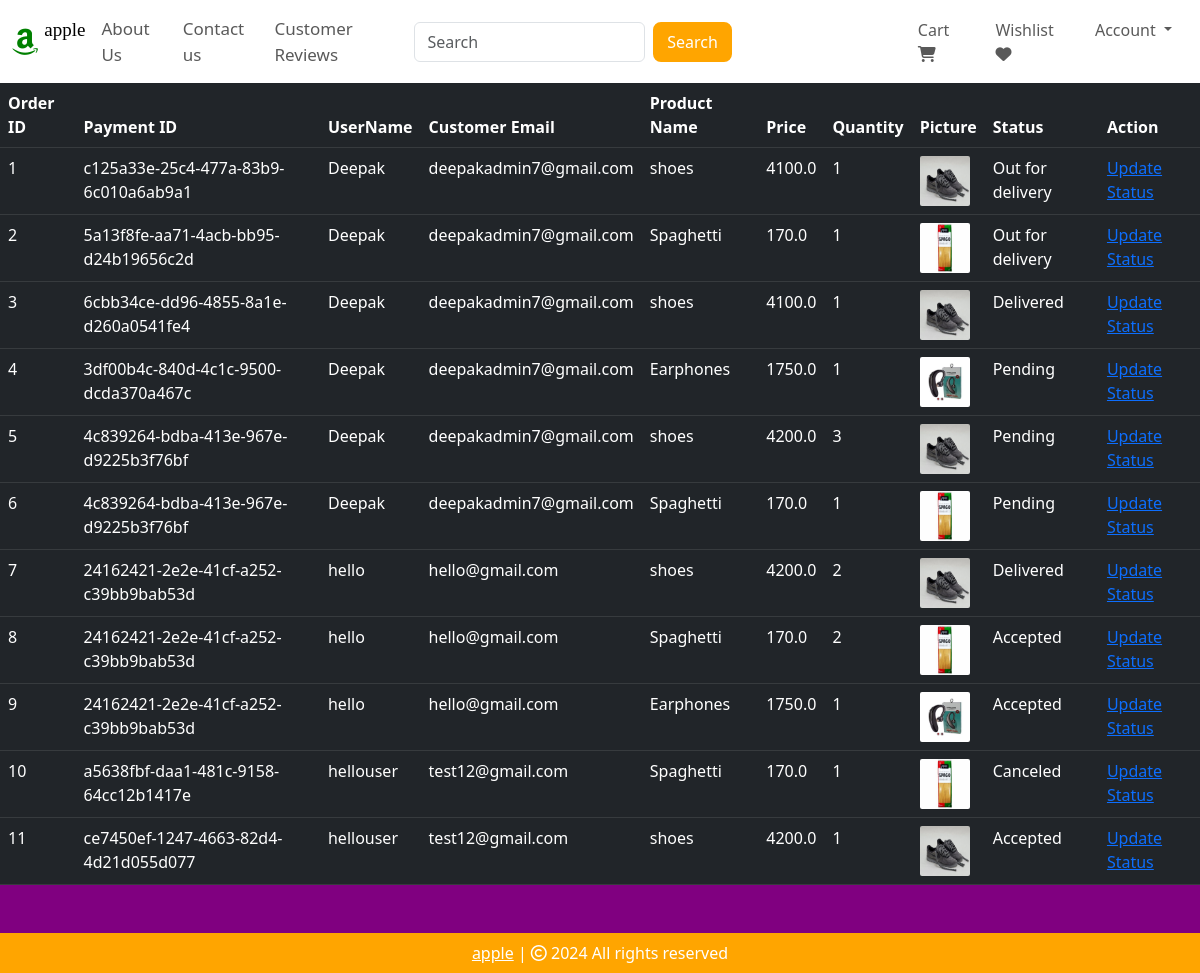
Page /view-orders (signed in) on the committed database.
### website/models.py (models this page shows, shortened)
class Order(db.Model):
    id= db.Column(db.Integer, primary_key= True)
    quantity= db.Column(db.Integer, nullable= False)
    price= db.Column(db.Float, nullable=False)
    status= db.Column(db.String(100), nullable= False)
    payment_id= db.Column(db.String(1000), nullable= False)
    customer_link= db.Column(db.Integer, db.ForeignKey('customer.id'), nullable=False)
    product_link= db.Column(db.Integer, db.ForeignKey('product.id'), nullable= False)

class Customer(db.Model, UserMixin ):
    id= db.Column(db.Integer, primary_key= True)
    email= db.Column(db.String(100), unique= True)
    username= db.Column(db.String(100))
    password_hash= db.Column(db.String(150))
    date_joined= db.Column(db.DateTime(), default= datetime.utcnow)
    cart_items= db.relationship('Cart', backref= db.backref('customer', lazy=True))
    orders= db.relationship('Order', backref= db.backref('customer', lazy= True))
    @property
    def password(self):
        raise AttributeError('Password is not a readable Attribute')

class Product(db.Model):
    id = db.Column(db.Integer, primary_key=True)
    product_name = db.Column(db.String(100), nullable=False)
    current_price = db.Column(db.Float, nullable=False)
    previous_price = db.Column(db.Float)
    in_stock = db.Column(db.Integer)
    product_picture = db.Column(db.String(255), nullable=True)
    flash_sale = db.Column(db.Boolean, default=False)
    date_added = db.Column(db.DateTime, default=datetime.utcnow)
    category_id = db.Column(
        db.Integer,
        db.ForeignKey('category.id', name='fk_category_product'),
        nullable=False,
    ) # ForeignKey to Category
    carts = db.relationship('Cart', backref=db.backref('product', lazy=True))
    orders = db.relationship('Order', backref=db.backref('product', lazy=True))

### website/admin.py (the view)
@admin.route('/view-orders')
@login_required
def order_view():
    if current_user.id == 3:
        orders = Order.query.all()
        return render_template('view_orders.html', orders=orders)
    return render_template('404.html')

### website/__init__.py (called while the page is built)
def create_app():
    app = Flask(__name__)
    app.config['SECRET_KEY'] = 'willofD'
    app.config['SQLALCHEMY_DATABASE_URI'] = f'sqlite:///{DB_NAME}'
    db.init_app(app)
    migrate = Migrate(app, db)
    @app.errorhandler(404)
    def page_not_found(error):
        return render_template('404.html')
    login_manager = LoginManager()
    login_manager.init_app(app)
    login_manager.login_view = 'auth.login'
    @login_manager.user_loader
    def load_user(id):
        return Customer.query.get(int(id))
    from .views import views
    from .auth import auth
    from .admin import admin
    from .models import Customer, Cart, Product, Order
    app.register_blueprint(views, url_prefix='/')
    app.register_blueprint(auth, url_prefix='/')
    app.register_blueprint(admin, url_prefix='/')
    return app

### website/templates/view_orders.html (shortened to what this page needs)
{% extends 'base.html' %}
{% block body %}
<table class="table table-dark table-hover">
    <thead>
        <tr>
            <th scope="col">Order ID</th>
            <th scope="col">Payment ID</th>
            <th scope="col">UserName</th>
            <th scope="col">Customer Email</th>
            <th scope="col">Product Name</th>
            <th scope="col">Price</th>
            <th scope="col">Quantity</th>
            <th scope="col">Picture</th>
            <th scope="col">Status</th>
            <th scope="col">Action</th>
        </tr>
    </thead>
    <tbody>
        {% for order in orders %}
        <tr>
            <td>{{ order.id }}</td>
            <td>{{ order.payment_id }}</td>
            <td>{{ order.customer.username }}</td>
            <td>{{ order.customer.email }}</td>
            <td>{{ order.product.product_name }}</td>
            <td>{{ order.price }}</td>
            <td>{{ order.quantity }}</td>
            <td><img src="{{ order.product.product_picture }}" alt="" style="height: 50px; width: 50px; border-radius: 2px;"></td>
            <td>{{ order.status}}</td>
            <td>
                <a href="/update-order/{{ order.id }}">Update Status</a>
            </td>
        </tr>
        {% endfor %}
    </tbody>
</table>
{% endblock %}

### rows in the picture
Order: id "1", payment_id "c125a33e-25c4-477a-83b9-6c010a6ab9a1", customer.username "Deepak", customer.email "deepakadmin7@gmail.com", product.product_name "shoes", price "4100.0", quantity "1", product.product_picture (picture), status "Out for delivery"
Order: id "2", payment_id "5a13f8fe-aa71-4acb-bb95-d24b19656c2d", customer.username "Deepak", customer.email "deepakadmin7@gmail.com", product.product_name "Spaghetti", price "170.0", quantity "1", product.product_picture (picture), status "Out for delivery"
Order: id "3", payment_id "6cbb34ce-dd96-4855-8a1e-d260a0541fe4", customer.username "Deepak", customer.email "deepakadmin7@gmail.com", product.product_name "shoes", price "4100.0", quantity "1", product.product_picture (picture), status "Delivered"
Order: id "4", payment_id "3df00b4c-840d-4c1c-9500-dcda370a467c", customer.username "Deepak", customer.email "deepakadmin7@gmail.com", product.product_name "Earphones", price "1750.0", quantity "1", product.product_picture (picture), status "Pending"
Order: id "5", payment_id "4c839264-bdba-413e-967e-d9225b3f76bf", customer.username "Deepak", customer.email "deepakadmin7@gmail.com", product.product_name "shoes", price "4200.0", quantity "3", product.product_picture (picture), status "Pending"
Order: id "6", payment_id "4c839264-bdba-413e-967e-d9225b3f76bf", customer.username "Deepak", customer.email "deepakadmin7@gmail.com", product.product_name "Spaghetti", price "170.0", quantity "1", product.product_picture (picture), status "Pending"
Order: id "7", payment_id "24162421-2e2e-41cf-a252-c39bb9bab53d", customer.username "hello", customer.email "hello@gmail.com", product.product_name "shoes", price "4200.0", quantity "2", product.product_picture (picture), status "Delivered"
Order: id "8", payment_id "24162421-2e2e-41cf-a252-c39bb9bab53d", customer.username "hello", customer.email "hello@gmail.com", product.product_name "Spaghetti", price "170.0", quantity "2", product.product_picture (picture), status "Accepted"
Order: id "9", payment_id "24162421-2e2e-41cf-a252-c39bb9bab53d", customer.username "hello", customer.email "hello@gmail.com", product.product_name "Earphones", price "1750.0", quantity "1", product.product_picture (picture), status "Accepted"
Order: id "10", payment_id "a5638fbf-daa1-481c-9158-64cc12b1417e", customer.username "hellouser", customer.email "test12@gmail.com", product.product_name "Spaghetti", price "170.0", quantity "1", product.product_picture (picture), status "Canceled"
Order: id "11", payment_id "ce7450ef-1247-4663-82d4-4d21d055d077", customer.username "hellouser", customer.email "test12@gmail.com", product.product_name "shoes", price "4200.0", quantity "1", product.product_picture (picture), status "Accepted"
